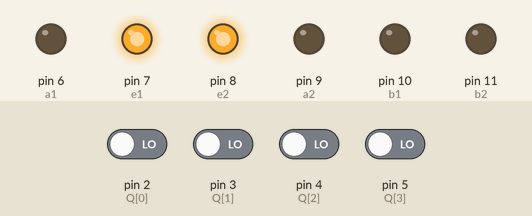
Bench run of a sketch on a simulated Arduino Uno, built with avr-gcc and run on an emulated ATmega328P. Parts: output pins drawn as LEDs (lit = HIGH). Inputs (shaded band) come from the test bench; at power-on: pin 2 (Q[0]), pin 3 (Q[1]), pin 4 (Q[2]), pin 5 (Q[3]) LOW. What the sketch prints to the serial monitor is not drawn.

Above: at 1.2 s.
1.3 s: pin 4 (Q[2]) driven HIGH
At 1.6 s:
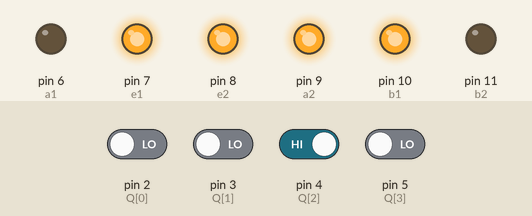
4.3 s: pin 3 (Q[1]) driven HIGH
At 4.7 s:
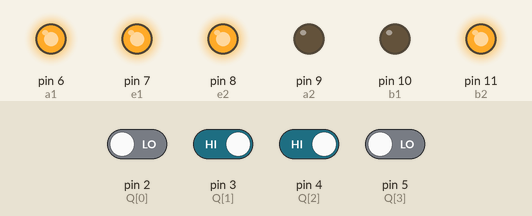
7.3 s: pin 4 (Q[2]) driven LOW
At 8.5 s:
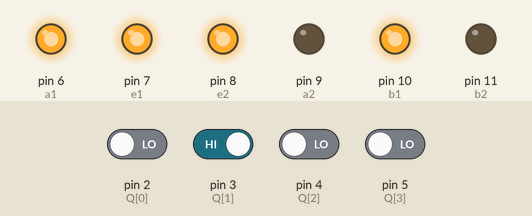
8.8 s: pin 2 (Q[0]) driven HIGH
At 9.6 s:
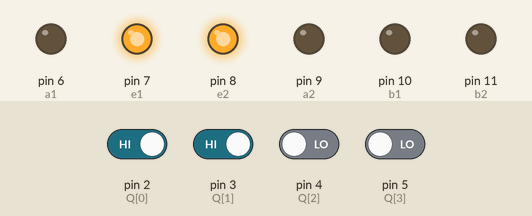
10.3 s: pin 2 (Q[0]) driven LOW
At 10.8 s:
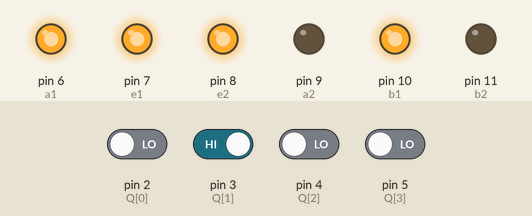
11.8 s: pin 3 (Q[1]) driven LOW and pin 5 (Q[3]) driven HIGH
At 13.2 s:
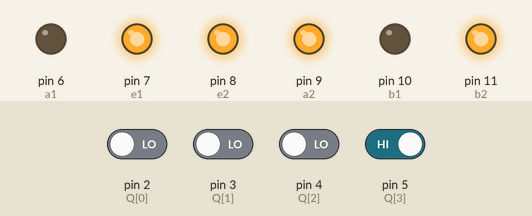
Timing chart, 0 to 14.3 s (numbered marks = the images above; inputs shaded):
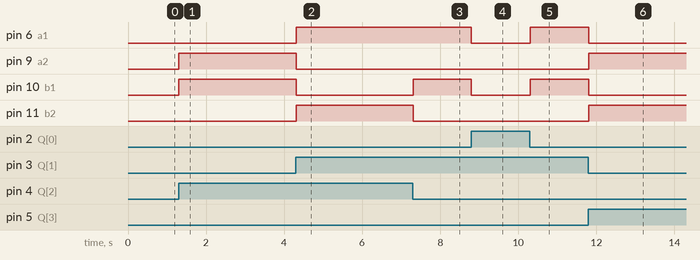

The sketch:

DTMF_robo.ino
```cpp
const int e1=7;
const int e2=8;
const int a1=6;
const int a2=9;
const int b1=10;
const int b2=11;
const int StD=0;
const int Q[4]={2,3,4,5};
int h=255;
int l=0;
int key;
void lt();
void rt();
void front();
void bt();
void st();

void setup()
{
  pinMode(a1,OUTPUT);
  pinMode(a2,OUTPUT);
  pinMode(b1,OUTPUT);
  pinMode(b2,OUTPUT);
  pinMode(e1,OUTPUT);
  pinMode(e2,OUTPUT);
digitalWrite(e1,HIGH);
digitalWrite(e2,HIGH);
 Serial.begin(9600);
 attachInterrupt(StD,dtmf,RISING);
  for(int i=0;i<4;i++)
 {
  pinMode(Q[i],INPUT);
 }
}

void dtmf()
{
  key=0;
  for(int i=0;i<4;i++)
  key+=digitalRead(Q[i])<<i;
  Serial.println(key);
}
void loop()
{
  dtmf();

  if(key==2)

  front();
  else if(key==4)
  lt();
  else if(key==6)
  rt();
  else if(key==8)
  bt();
  else
  st();
}

  void front()
  {
    analogWrite(a1,h);
     analogWrite(a2,l);
      analogWrite(b1,h);
       analogWrite(b2,l);
  }
  void lt()
  {
     analogWrite(a1,l);
      analogWrite(a2,h);
      analogWrite(b1,h);
       analogWrite(b2,l);
       delay(500);
       st();
  }
  void rt()
  {
    analogWrite(a1,h);
     analogWrite(a2,l);
  analogWrite(b1,l);
     analogWrite(b2,h);
     delay(500);
     st();
  }
  void bt()
  {
    analogWrite(a1,l);
     analogWrite(a2,h);
      analogWrite(b1,l);
       analogWrite(b2,h);
  }
  void st()

  {
    analogWrite(a1,l);
     analogWrite(a2,l);
      analogWrite(b1,l);
       analogWrite(b2,l);
  }
```

Measured:
- after the input at 1.3 s, pin 9 (a2), pin 10 (b1): LOW → HIGH at once
- after the input at 4.3 s, pin 6 (a1), pin 11 (b2): LOW → HIGH at once; pin 9 (a2), pin 10 (b1): HIGH → LOW at once
- after the input at 7.3 s, pin 10 (b1): LOW → HIGH at once; pin 11 (b2): HIGH → LOW at once
- after the input at 8.8 s, pin 6 (a1), pin 10 (b1): HIGH → LOW at once
- after the input at 10.3 s, pin 6 (a1), pin 10 (b1): LOW → HIGH at once
- after the input at 11.8 s, pin 6 (a1), pin 10 (b1): HIGH → LOW at once; pin 9 (a2), pin 11 (b2): LOW → HIGH at once
